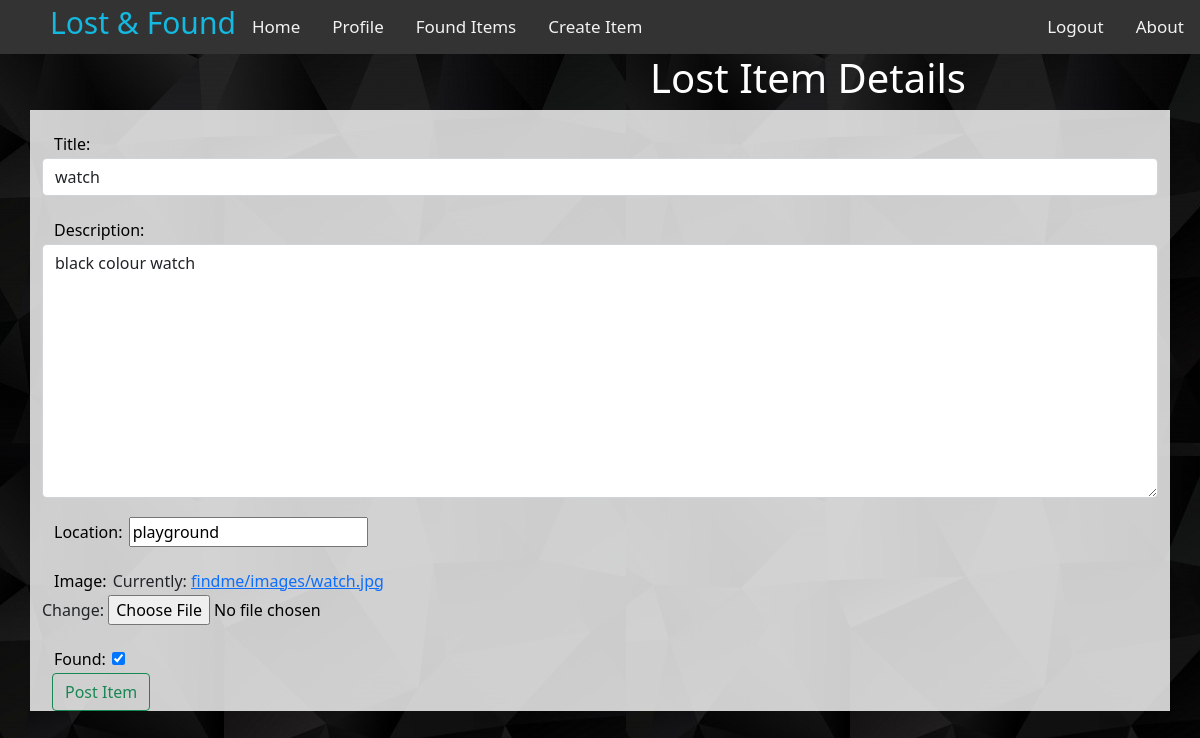
The page /founditem/6/update (signed in) on the database as committed earlier.
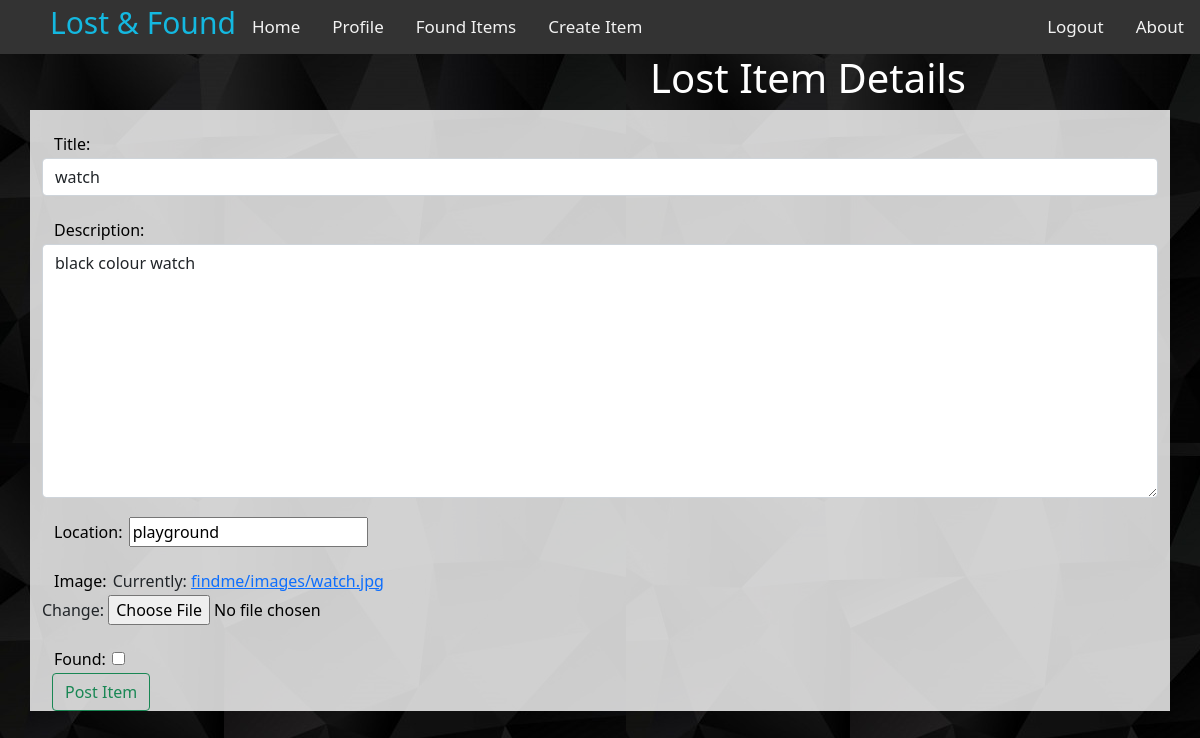
The same page on the database as committed later.
### findme/models.py (models this page shows, shortened)
class ItemLost(models.Model):
    ItemID = models.AutoField(primary_key=True)
    name = models.ForeignKey(User, on_delete=models.CASCADE, null=True)
    title = models.CharField(max_length=30)
    description = models.CharField(max_length=200)
    found = models.BooleanField(default=False)
    location = models.TextField(max_length=100)
    lost_date = models.DateTimeField(auto_now=True)
    image = models.ImageField(upload_to='findme/images', default="")
    found_location = models.CharField(max_length=100, null=True, blank=True)
    item_found_by = models.ForeignKey(User, on_delete=models.CASCADE, null=True, blank=True,
                                      related_name="item_found_user")

### findme/views.py (the view)
# urls.py: path('founditem/<int:pk>/update', ItemUpdateView.as_view(), name='item-update'),
class ItemUpdateView(LoginRequiredMixin, UserPassesTestMixin, UpdateView):
    model = ItemLost
    form_class = Lost
    template_name = 'findme/item_form.html'
    def test_func(self):
        item = self.get_object()
        if self.request.user == item.name:
            return True
        return False

### findme/forms.py
class Lost(forms.ModelForm):
    title = forms.CharField(widget=forms.TextInput(attrs={'class': 'form-control'}))
    description = forms.CharField(widget=forms.Textarea(attrs={'class': 'form-control'}))
    location = forms.CharField(max_length=100)
    image = forms.ImageField()
    class Meta:
        model = ItemLost
        fields = ['title', 'description', 'location', 'image', 'found']

### findme/templates/findme/item_form.html (shortened to what this page needs)
{% extends "findme/base.html" %}
{% load crispy_forms_tags %}
{% block content %}
<h1>Lost Item Details</h1>
<div style="background: rgb(255,255,255,0.8);" class="container">
    <form method="post" action="" enctype="multipart/form-data">
    {% for field in form %}
    <div class="form-group">
        <label class="content">{{field.label_tag}}</label>
        {{field}}
    </div>
    {% endfor %}
    <button type="submit" class="btn btn-outline-success" style="margin-left:10px";>Post Item</button>
</form>
</div>
{% endblock %}

Rows that differ between the two databases and show on the page:
changed ItemLost "watch": found "☑" → "☐"
